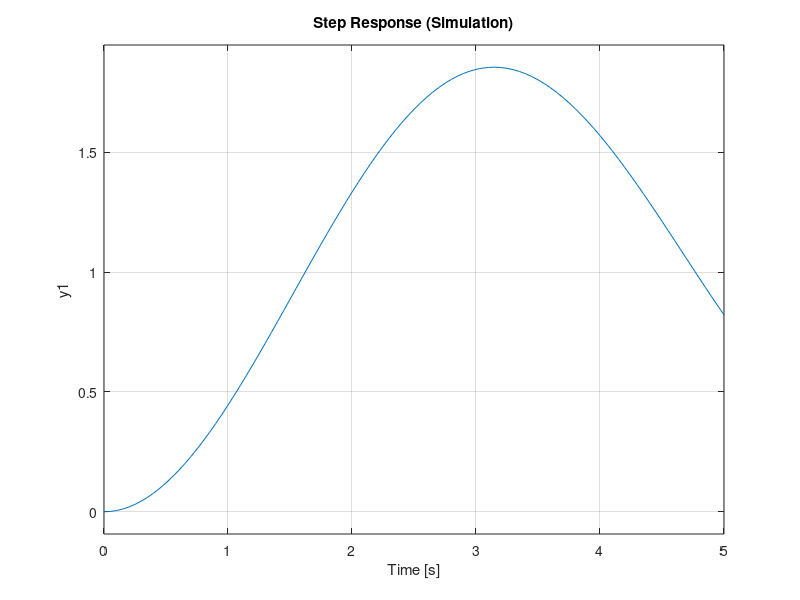

The MATLAB source for this figure:
%% Initialize Workspace
clear all;
close all;
clc;
%% Initializing State Variable
A = [0 1; -1 -0.1];
B = [0;1];
C = [1 0];
D = 0;
%% Plotting Unit Step Response Through Simulation
sys = ss(A,B,C,D);
figure
step(sys,5);
title('Step Response (Simulation)');
[samples,time] = step(sys,5);